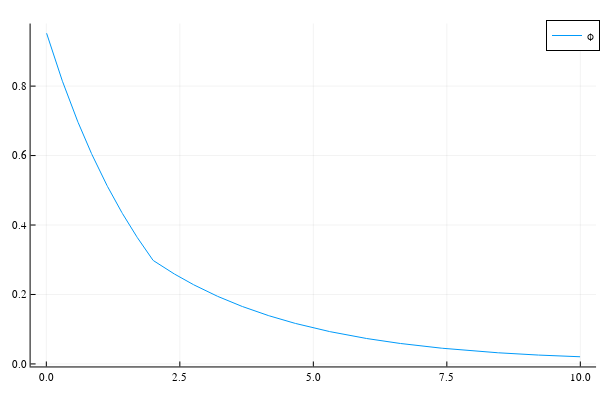

Source (notebook cell):
### Code cell
ϕ=slab_diffusion_solver(f,bc,N,graph=true);

### Figure 1 — Plotly figure (JSON) as saved in the notebook; plotly's stock layout.template omitted (floating-point values rounded to 4 significant figures; data arrays with more than 128 entries replaced by an {"elided": "..."} marker saying what was removed)
{"data": [{"colorbar": {"len": 0.9525, "title": "", "x": 0.9934, "y": 0.5139}, "legendgroup": "ϕ", "line": {"color": "rgba(0, 154, 250, 1.000)", "dash": "solid", "shape": "linear", "width": 1}, "mode": "lines", "name": "ϕ", "showlegend": true, "type": "scatter", "x": {"elided": "1000 float values"}, "xaxis": "x", "y": {"elided": "1000 float values"}, "yaxis": "y"}], "layout": {"annotations": [], "height": 400, "legend": {"bgcolor": "rgba(255, 255, 255, 1.000)", "bordercolor": "rgba(0, 0, 0, 1.000)", "borderwidth": 1, "font": {"color": "rgba(0, 0, 0, 1.000)", "family": "sans-serif", "size": 11}, "title": {"font": {"color": "rgba(0, 0, 0, 1.000)", "family": "sans-serif", "size": 15}, "text": ""}, "tracegroupgap": 0, "traceorder": "normal", "x": 1, "xanchor": "auto", "y": 1, "yanchor": "auto"}, "margin": {"b": 20, "l": 0, "r": 0, "t": 20}, "paper_bgcolor": "rgba(255, 255, 255, 1.000)", "plot_bgcolor": "rgba(255, 255, 255, 1.000)", "showlegend": true, "width": 600, "xaxis": {"anchor": "y", "domain": [0.05101, 0.9934], "gridcolor": "rgba(0, 0, 0, 0.100)", "gridwidth": 0.5, "linecolor": "rgba(0, 0, 0, 1.000)", "mirror": false, "range": [-0.2947, 10.29], "showgrid": true, "showline": true, "showticklabels": true, "tickangle": 0, "tickcolor": "rgb(0, 0, 0)", "tickfont": {"color": "rgba(0, 0, 0, 1.000)", "family": "sans-serif", "size": 11}, "tickmode": "array", "ticks": "inside", "ticktext": ["0.0", "2.5", "5.0", "7.5", "10.0"], "tickvals": [0, 2.5, 5, 7.5, 10], "title": "", "titlefont": {"color": "rgba(0, 0, 0, 1.000)", "family": "sans-serif", "size": 15}, "type": "-", "visible": true, "zeroline": false, "zerolinecolor": "rgba(0, 0, 0, 1.000)"}, "yaxis": {"anchor": "x", "domain": [0.03762, 0.9902], "gridcolor": "rgba(0, 0, 0, 0.100)", "gridwidth": 0.5, "linecolor": "rgba(0, 0, 0, 1.000)", "mirror": false, "range": [-0.007294, 0.9802], "showgrid": true, "showline": true, "showticklabels": true, "tickangle": 0, "tickcolor": "rgb(0, 0, 0)", "tickfont": {"color": "rgba(0, 0, 0, 1.000)", "family": "sans-serif", "size": 11}, "tickmode": "array", "ticks": "inside", "ticktext": ["0.0", "0.2", "0.4", "0.6", "0.8"], "tickvals": [0, 0.2, 0.4, 0.6, 0.8], "title": "", "titlefont": {"color": "rgba(0, 0, 0, 1.000)", "family": "sans-serif", "size": 15}, "type": "-", "visible": true, "zeroline": false, "zerolinecolor": "rgba(0, 0, 0, 1.000)"}}}
